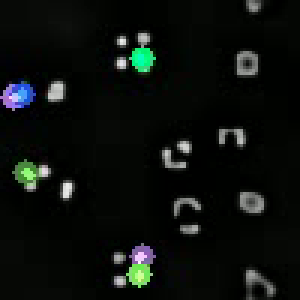
#> input picture frame 150 of Code/sim_tracks.mp4, 100 x 100 px, given in place of output_travelling.mp4, which was not available (shown 3 times larger)
$ jupyter execute --allow-errors opticalFlow.ipynb
#> lines starting #> are read from the running program, lines starting #| are printed output that depends on the picture; after the words box and inside, x2 and y2 are one past the last pixel; in counts of white or black regions, pixels touching at a corner belong together; long printed decimals are rounded; pictures that were not available may be replaced by others from this repository, and a replacement may not be noted
#> further down, old_frame is the input picture: shape (100, 100, 3); mean B, G, R 12.5, 15.4, 11.7
### Code/TDA/directory_tools.py
import os
import re
import numpy as np

def getFramesInOrder(directory):
    video_frames = []
# Helper function to extract number from filename
    def extract_number(filename):
        match = re.search(r'\d+', filename)
        return int(match.group()) if match else float('inf')

    # Get and sort the filenames numerically
    files = sorted(os.listdir(directory), key=extract_number)

    # Loop over sorted files
    for filename in files:
        filepath = os.path.join(directory, filename)
        if os.path.isfile(filepath):
            video_frames.append(np.load(filepath))
    return video_frames

### Code/TDA/opticalFlow.ipynb
[cell 1]
import numpy as np
import matplotlib.pyplot as plt
import cv2 as cv
import os
os.chdir('..')

[cell 2]
def findWaveFronts(frame,
                   k=5):
#> called with k = 10
    scale = 1
    delta = 0
    ddepth = cv.CV_16S
    og_shape = frame.shape
#> og_shape = (100, 100)

    grad_x = cv.Sobel(frame, ddepth, 1, 0, ksize=3, scale=scale, delta=delta, borderType=cv.BORDER_DEFAULT)
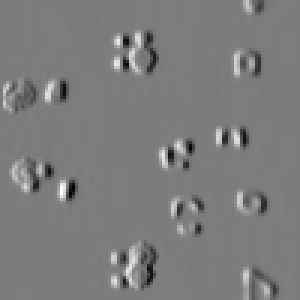
#> grad_x: shape (100, 100) int16 (shown 3 times larger); min -808, max 843, mean -0.4; drawn with min black and max white
    # Gradient-Y
    # grad_y = cv.Scharr(gray,ddepth,0,1)
    grad_y = cv.Sobel(frame, ddepth, 0, 1, ksize=3, scale=scale, delta=delta, borderType=cv.BORDER_DEFAULT)
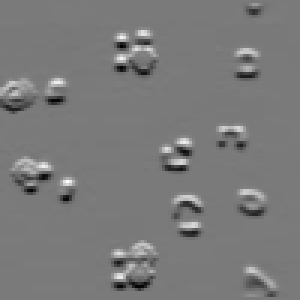
#> grad_y: shape (100, 100) int16 (shown 3 times larger); min -763, max 827, mean -0.2; drawn with min black and max white


    abs_grad_x = cv.convertScaleAbs(grad_x)
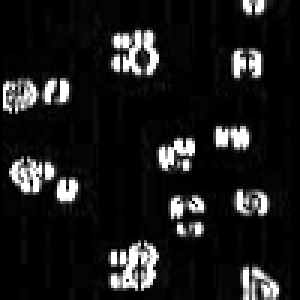
#> abs_grad_x: shape (100, 100) (shown 3 times larger); min 0, max 255, mean 27
    abs_grad_y = cv.convertScaleAbs(grad_y)


    grad = cv.addWeighted(abs_grad_x, 0.5, abs_grad_y, 0.5, 0)
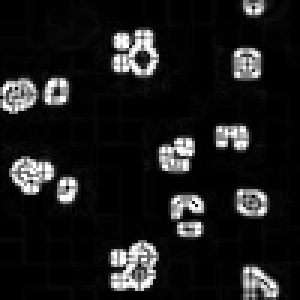
#> grad: shape (100, 100) (shown 3 times larger); min 0, max 255, mean 26.9
    grad_flat = grad.flatten()
#> grad_flat = 10000 values, max 255 at index 383, min 0 at index 0, mean 26.88
    best_indices = np.argsort(grad_flat)[-k:]
#> best_indices = [2051, 3316, 2238, 2239, 5056, 2241, 2242, 2244, 3315, 4774]
    points = [np.unravel_index(idx,og_shape) for idx in best_indices]
#> points = [(20, 51), (33, 16), (22, 38), (22, 39), (50, 56), (22, 41), (22, 42), (22, 44), (33, 15), (47, 74)]
    points = np.asarray(points)[:,[1, 0]]
#> points = [[51, 20], [16, 33], [38, 22], [39, 22], [56, 50], [41, 22], [42, 22], [44, 22], [15, 33], [74, 47]]
    return points[:, np.newaxis, :]

[cell 3]
def findWavePeaks(frame,
                   k=5):
    og_shape = frame.shape
    frame_flat = frame.flatten()
    best_indices = np.argsort(frame_flat)[-k:]
    points = [np.unravel_index(idx,og_shape) for idx in best_indices]
    points = np.asarray(points)[:,[1, 0]]
    return points[:, np.newaxis, :]

[cell 4]
wave_type = "travelling"
dir_path = f"/home/theniche/School/REU25/WavesExcitability/Code/frames_{wave_type}"

[cell 5]
from directory_tools import *
#> (the rest of this cell did not finish here and is left out)

#> (a cell that did not finish here is left out)

#> (a cell that did not finish here is left out)

#> (a cell that did not finish here is left out)

#> (a cell that did not finish here is left out)

#> (a cell that did not finish here is left out)

#> (a cell that did not finish here is left out)

#> (a cell that did not finish here is left out)

[cell 13]
vid = cv.VideoCapture(f"/home/theniche/School/REU25/WavesExcitability/Code/output_{wave_type}.mp4")

[cell 14]
# params for ShiTomasi corner detection
feature_params = dict( maxCorners = 100,
                       qualityLevel = 0.1,
                       minDistance = 7,
                       blockSize = 4 )

[cell 15]
# Parameters for lucas kanade optical flow
lk_params = dict( winSize  = (10, 10),
                  maxLevel = 1,
                  criteria = (cv.TERM_CRITERIA_EPS | cv.TERM_CRITERIA_COUNT, 10, 0.03))

[cell 16]
# Create some random colors
color = np.random.randint(0, 255, (100, 3))

[cell 17]
# Take first frame and find corners in it
ret, old_frame = vid.read()
old_gray = cv.cvtColor(old_frame, cv.COLOR_BGR2GRAY)
#p0 = cv.goodFeaturesToTrack(old_gray, mask = None, **feature_params)
p0= findWaveFronts(old_gray, k=10).astype(np.float32)
#> p0 has the same summary as points in findWaveFronts
#p0 = findWavePeaks(old_gray, k=10).astype(np.float32)

[cell 18]
print(p0[:,0,:])
#| [[51. 20.]
#|  [16. 33.]
#|  [38. 22.]
#|  [39. 22.]
#|  [56. 50.]
#|  [41. 22.]
#|  [42. 22.]
#|  [44. 22.]
#|  [15. 33.]
#|  [74. 47.]]

[cell 19]
plt.imshow(old_gray)
plt.scatter(p0[:,0,0],p0[:,0,1], color='red', s=40)
plt.title(f'{wave_type.upper()}')
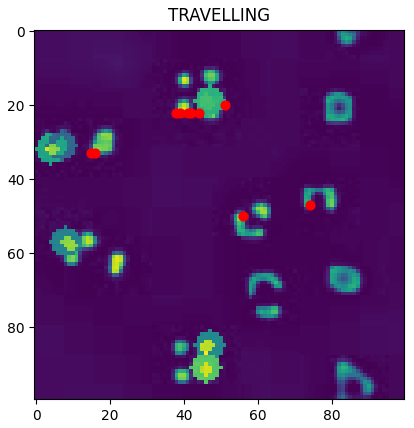
#> figure drawn by matplotlib, 1 panel

[cell 20]
# Create a mask image for drawing purposes
new_frames = []
final_points = {(point[0],point[1]) : (point[0], point[1]) for point in p0[:,0, :]}
#> final_points = 10 items
final_times = {(point[0],point[1]): 0 for point in p0[:,0, :]}
#> final_times = 10 items
mask = np.zeros_like(old_frame)
frame_num = 0
while(1):
    frame_num = frame_num + 1
    ret, frame = vid.read()
    if not ret:
        print('No frames grabbed!')
        break
    frame_gray = cv.cvtColor(frame, cv.COLOR_BGR2GRAY)
    print(p0)
#| [[[51. 20.]]
#|  [[16. 33.]]
#|  [[38. 22.]]
#|  [[39. 22.]]
#|  [[56. 50.]]
#|  [[41. 22.]]
#|  [[42. 22.]]
#|  [[44. 22.]]
#|  [[15. 33.]]
#|  [[74. 47.]]]
    # calculate optical flow
    p1, st, err = cv.calcOpticalFlowPyrLK(old_gray, frame_gray, p0, None, **lk_params)
#> p1 = [[51, 20], [16, 32.99], [38, 22], [39, 22], [55.99, 49.98], [41, 22], [42, 22], [44, 22], [14.98, 32.99], [74, 47]]; st = [1, 1, 1, 1, 1, 1, 1, 1, 1, 1]; err = [0.0569, 0.677, 0.581, 0.479, 0.657, 0.433, 0.356, 0.225, 0.602, 0.482]
    print(f'{st=}')
#| st=array([[1],
#|        [1],
#|        [1],
#|        [1],
#|        [1],
#|        [1],
#|        [1],
#|        [1],
#|        [1],
#|        [1]], dtype=uint8)
    # Select good points
    if p1 is not None:
        good_new = p1[st==1]
#> good_new has the same summary as p1
        good_old = p0[st==1]
#> good_old has the same summary as points in findWaveFronts
    # draw the tracksstanding
    for i, (new, old) in enumerate(zip(good_new, good_old)):
        a, b = new.ravel()
        c, d = old.ravel()
        for key, value in final_points.items():
            if value == (c, d):
                final_points[key] = (a,b)
                final_times[key] = frame_num
        mask = cv.line(mask, (int(a), int(b)), (int(c), int(d)), color[i].tolist(), 2)
        frame = cv.circle(frame, (int(a), int(b)), 5, color[i].tolist(), -1)
#> this loop made 10 passes
#> (a, b, c, d) on passes 1 to 10: (51, 20, 51, 20), (16, 32.99, 16, 33), (38, 22, 38, 22), (39, 22, 39, 22), (55.99, 49.98, 56, 50), (41, 22, 41, 22), (42, 22, 42, 22), (44, 22, 44, 22), (14.98, 32.99, 15, 33), (74, 47, 74, 47)
#> pass 1, `frame = cv.circle(frame, (int(a), int(b)), 5, color[i].tolist(), -1)`:
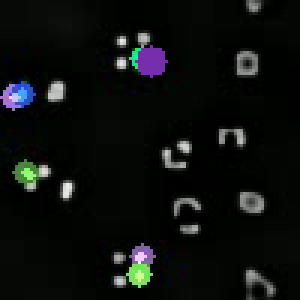
#> frame: shape (100, 100, 3) (shown 3 times larger); mean B, G, R 13.3, 14.8, 12.6
#> pass 2, `frame = cv.circle(frame, (int(a), int(b)), 5, color[i].tolist(), -1)`:
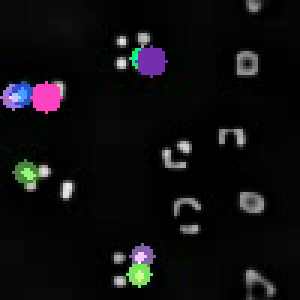
#> frame: shape (100, 100, 3) (shown 3 times larger); 0.81% of pixels changed, all inside (x1, y1, x2, y2) = (10, 27, 21, 38)
#> after the loop:
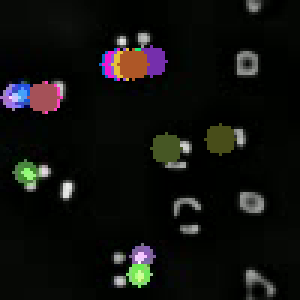
#> frame: shape (100, 100, 3) (shown 3 times larger); 3.86% of pixels changed, all inside (x1, y1, x2, y2) = (9, 16, 79, 55)
#> after the loop:
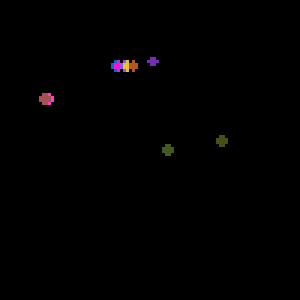
#> mask: shape (100, 100, 3) (shown 3 times larger); mean of channels 0, 1, 2 0.8, 0.6, 1; drawn as B, G, R
    img = cv.add(frame, mask)


    cv.imshow('frame', img)
    k = cv.waitKey(30) & 0xff
#> (key Esc is pressed here)
    if k == 27:
        break

    new_frames.append(img)
    old_gray = frame_gray.copy()
    p0 = good_new.reshape(-1, 1, 2)

cv.destroyAllWindows()

[cell 21]
final_points

[cell 22]
lengths = []
velocities = []
for key, value in final_points.items():
    dist = np.sqrt((value[1] - key[1])**2 + (value[0] - key[0])**2)
    time = final_times[key]
    lengths.append(dist)
    if time != 0:
        velocities.append(dist/time)
    else:
        velocities.append(0.0)
#> this loop made 10 passes
#> (value, dist) on passes 1, 3, 4, 6, 7, 8, 10: ((51, 20), 0.00184), ((38, 22), 0.00481), ((39, 22), 0.00169), ((41, 22), 0.0022), ((42, 22), 0.0019), ((44, 22), 0.000703), ((74, 47), 0.00382)
#> (key, value, dist) on passes 2, 5, 9: ((16, 33), (16, 32.99), 0.00691), ((56, 50), (55.99, 49.98), 0.0177), ((15, 33), (14.98, 32.99), 0.0166)
#> after the loop, lengths = [0.00184, 0.00691, 0.00481, 0.00169, 0.0177, 0.0022, 0.0019, 0.000703, 0.0166, 0.00382]; velocities has the same summary as lengths
print(np.median(lengths))
#| 0.00301
print(np.median(velocities))
#| 0.00301

[cell 23]
print(np.asarray(lengths))
#| [0.001841 0.006913 0.004807 0.001689 0.01768 0.002197
#|  0.001899 0.0007028 0.01655 0.003823]

[cell 24]
print(np.asarray(velocities))
#| [0.001841 0.006913 0.004807 0.001689 0.01768 0.002197
#|  0.001899 0.0007028 0.01655 0.003823]

[cell 25]
len(new_frames)

#> (a cell that did not finish here is left out)

[cell 27]
old_gray = cv.cvtColor(old_frame, cv.COLOR_BGR2GRAY)
p0= findWaveFronts(old_gray, k=5).astype(np.float32)
#> p0 = [[41, 22], [42, 22], [44, 22], [15, 33], [74, 47]]
plt.imshow(old_frame)
plt.scatter(p0[:,0,0],p0[:,0,1])
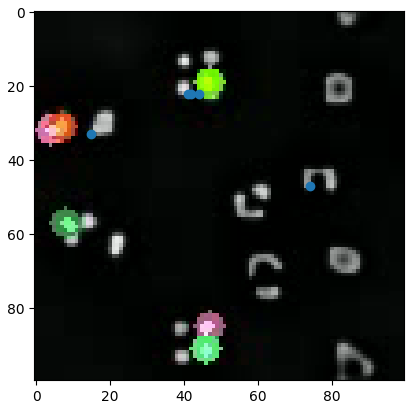
#> figure drawn by matplotlib, 1 panel; B, G, R data is drawn as R, G, B

$ run again, starting later in the video
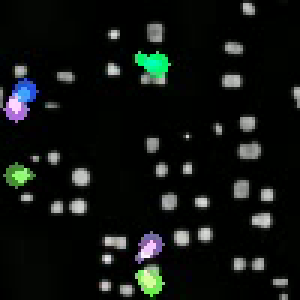
#> input picture frame 675 of Code/sim_tracks.mp4, 100 x 100 px, given in place of output_travelling.mp4, which was not available (shown 3 times larger)
#> old_frame is the input picture: shape (100, 100, 3); mean B, G, R 17.2, 19.6, 15.9
#> grad_flat = 10000 values, max 255 at index 181, min 0 at index 0, mean 40.76
#> best_indices = [6869, 6868, 6865, 2505, 9333, 9336, 6818, 6817, 6718, 1855]
#> in findWaveFronts, `points = [np.unravel_index(idx,og_shape) for idx in best_indices]`: points = [(68, 69), (68, 68), (68, 65), (25, 5), (93, 33), (93, 36), (68, 18), (68, 17), (67, 18), (18, 55)]
#> in findWaveFronts, `points = np.asarray(points)[:,[1, 0]]`: points = [[69, 68], [68, 68], [65, 68], [5, 25], [33, 93], [36, 93], [18, 68], [17, 68], [18, 67], [55, 18]]
#> `p0= findWaveFronts(old_gray, k=10).astype(np.float32)`: p0 has the same summary as points in findWaveFronts
#| [[69. 68.]
#|  [68. 68.]
#|  [65. 68.]
#|  [ 5. 25.]
#|  [33. 93.]
#|  [36. 93.]
#> (further printed lines are left out)
#> final_points = 10 items
#| [[[69. 68.]]
#|  [[68. 68.]]
#|  [[65. 68.]]
#|  [[ 5. 25.]]
#|  [[33. 93.]]
#|  [[36. 93.]]
#> (further printed lines are left out)
#> p1 = [[69, 68], [68, 68], [65, 68], [5, 25], [33, 93], [36, 93], [18, 67.98], [17, 67.99], [18, 66.98], [55, 18]]; st = [1, 1, 1, 1, 1, 1, 1, 1, 1, 1]; err = [0.606, 0.643, 0.535, 0, 0.0188, 0.0544, 0.405, 0.382, 0.396, 0.0341]
#| st=array([[1],
#|        [1],
#|        [1],
#|        [1],
#|        [1],
#|        [1],
#> (further printed lines are left out)
#> good_new has the same summary as p1
#> good_old has the same summary as points in findWaveFronts
#> the loop `for i, (new, old) in enumerate(zip(good_new, good_old)):` made 10 passes
#> (a, b, c, d) on passes 1 to 8: (69, 68, 69, 68), (68, 68, 68, 68), (65, 68, 65, 68), (5, 25, 5, 25), (33, 93, 33, 93), (36, 93, 36, 93), (18, 67.98, 18, 68), (17, 67.99, 17, 68)
#> after the loop `for i, (new, old) in enumerate(zip(good_new, good_old)):`:
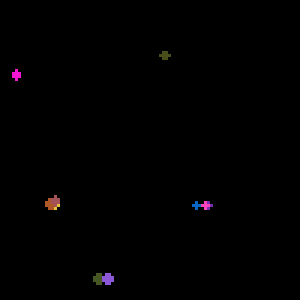
#> mask: shape (100, 100, 3) (shown 3 times larger); mean of channels 0, 1, 2 0.8, 0.5, 1; drawn as B, G, R
#> the loop `for key, value in final_points.items():` made 10 passes
#> (value, dist) on passes 1, 2, 3, 4, 5, 6, 10: ((69, 68), 0.0035), ((68, 68), 0.00264), ((65, 68), 0.00222), ((5, 25), 0.000108), ((33, 93), 0.00137), ((36, 93), 0.00116), ((55, 18), 0.00225)
#> after the loop `for key, value in final_points.items():`: lengths = [0.0035, 0.00264, 0.00222, 0.000108, 0.00137, 0.00116, 0.0219, 0.0144, 0.0208, 0.00225]; velocities has the same summary as lengths
#| 0.002448
#| 0.002448
#| [0.003498 0.002644 0.002219 0.0001083 0.001366 0.001165
#|  0.0219 0.01442 0.02084 0.002252]
#| [0.003498 0.002644 0.002219 0.0001083 0.001366 0.001165
#|  0.0219 0.01442 0.02084 0.002252]
#> `p0= findWaveFronts(old_gray, k=5).astype(np.float32)`: p0 = [[36, 93], [18, 68], [17, 68], [18, 67], [55, 18]]
#> `[cell 27] old_gray = cv.cvtColor(old_frame, cv.COLOR_BGR2GRAY) p0= fin..`:
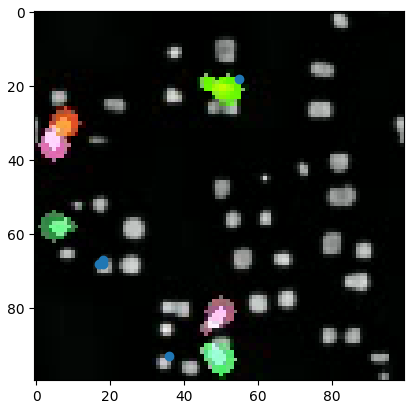
#> figure drawn by matplotlib, 1 panel; B, G, R data is drawn as R, G, B

$ run again, starting later in the video
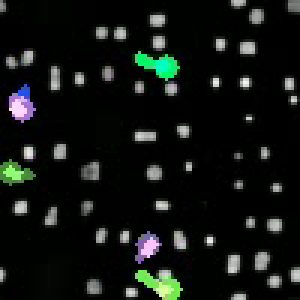
#> input picture frame 1200 of Code/sim_tracks.mp4, 100 x 100 px, given in place of output_travelling.mp4, which was not available (shown 3 times larger)
#> old_frame is the input picture: shape (100, 100, 3); mean B, G, R 18.1, 20.9, 17.4
#> grad_flat = 10000 values, max 255 at index 177, min 0 at index 0, mean 46.42
#> best_indices = [1950, 1554, 1849, 4987, 8168, 5308, 5653, 9397, 2202, 2882]
#> in findWaveFronts, `points = [np.unravel_index(idx,og_shape) for idx in best_indices]`: points = [(19, 50), (15, 54), (18, 49), (49, 87), (81, 68), (53, 8), (56, 53), (93, 97), (22, 2), (28, 82)]
#> in findWaveFronts, `points = np.asarray(points)[:,[1, 0]]`: points = [[50, 19], [54, 15], [49, 18], [87, 49], [68, 81], [8, 53], [53, 56], [97, 93], [2, 22], [82, 28]]
#> `p0= findWaveFronts(old_gray, k=10).astype(np.float32)`: p0 has the same summary as points in findWaveFronts
#| [[50. 19.]
#|  [54. 15.]
#|  [49. 18.]
#|  [87. 49.]
#|  [68. 81.]
#|  [ 8. 53.]
#> (further printed lines are left out)
#> final_points = 10 items
#| [[[50. 19.]]
#|  [[54. 15.]]
#|  [[49. 18.]]
#|  [[87. 49.]]
#|  [[68. 81.]]
#|  [[ 8. 53.]]
#> (further printed lines are left out)
#> p1 has the same summary as points in findWaveFronts; st = [1, 1, 1, 1, 1, 1, 1, 1, 1, 1]; err = [0, 0, 0, 0, 0, 0, 0, 0, 0, 0.456]
#| st=array([[1],
#|        [1],
#|        [1],
#|        [1],
#|        [1],
#|        [1],
#> (further printed lines are left out)
#> good_new has the same summary as points in findWaveFronts
#> good_old has the same summary as points in findWaveFronts
#> the loop `for i, (new, old) in enumerate(zip(good_new, good_old)):` made 10 passes
#> (a, b, c, d) on passes 1 to 8: (50, 19, 50, 19), (54, 15, 54, 15), (49, 18, 49, 18), (87, 49, 87, 49), (68, 81, 68, 81), (8, 53, 8, 53), (53, 56, 53, 56), (97, 93, 97, 93)
#> the loop `for key, value in final_points.items():` made 10 passes
#> (value, dist) on passes 1 to 8: ((50, 19), 0), ((54, 15), 0), ((49, 18), 0), ((87, 49), 0), ((68, 81), 0), ((8, 53), 0), ((53, 56), 0), ((97, 93), 0)
#> after the loop `for key, value in final_points.items():`: lengths = [0, 0, 0, 0, 0, 0, 0, 0, 0, 0.00177]
#| 0.0
#| 0.0
#| [0.         0.         0.         0.         0.         0.
#|  0.         0.         0.         0.001766]
#| [0.         0.         0.         0.         0.         0.
#|  0.         0.         0.         0.001766]
#> `p0= findWaveFronts(old_gray, k=5).astype(np.float32)`: p0 = [[8, 53], [53, 56], [97, 93], [2, 22], [82, 28]]
#> `[cell 27] old_gray = cv.cvtColor(old_frame, cv.COLOR_BGR2GRAY) p0= fin..`:
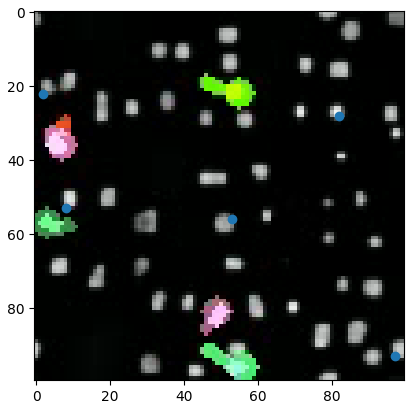
#> figure drawn by matplotlib, 1 panel; B, G, R data is drawn as R, G, B
